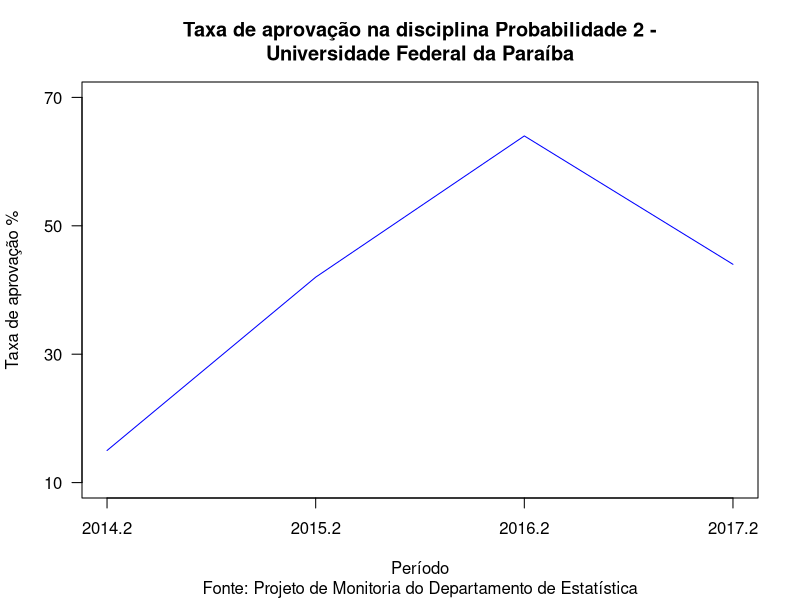

Write R code to recreate this figure.
#Gráfico de linha: taxa de aprovação em Probabilidade 2 de 2014 a 2017

# Definindo os valores da variável
aprov <- c(15, 42, 64, 44)

#Gerando o gráfico de linha:
#       main: Título
#       sub: Subtítulo (abaixo do gráfico)
#       xlab: Texto do eixo x
#       ylab: Texto do eixo y
#       col: cor
#       ylim: Limites de y
#       axes: Se os eixos são gerados automaticamente ou não

plot(aprov,type="l", axes = FALSE,
     main="Taxa de aprovação na disciplina Probabilidade 2 -\nUniversidade Federal da Paraíba",
     sub = "Fonte: Projeto de Monitoria do Departamento de Estatística",
     xlab="Período",ylab="Taxa de aprovação %",col="blue",ylim=c(10,70))

#Gerando o eixo x
axis(1, at=1:4, lab=c("2014.2","2015.2","2016.2","2017.2"))

#Gerando o eixo y
axis(2, las=1, at=c(10,30,50,70))

# Fechando o gráfico
box()
